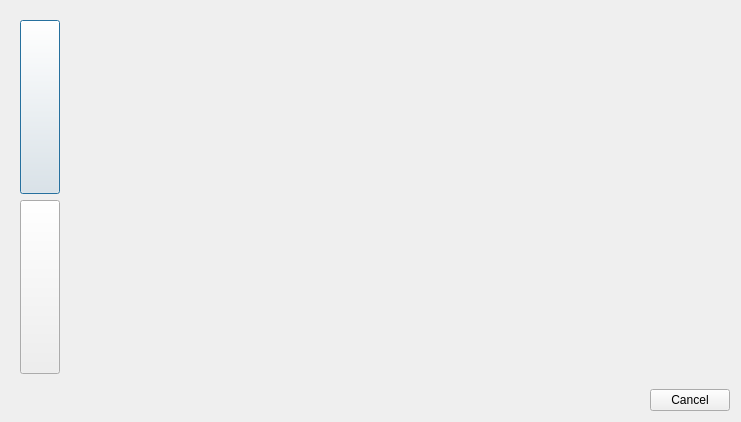
<?xml version="1.0" encoding="UTF-8"?>
<ui version="4.0">
 <class>NewConnectionWindow</class>
 <widget class="QDialog" name="NewConnectionWindow">
  <property name="geometry">
   <rect>
    <x>0</x>
    <y>0</y>
    <width>741</width>
    <height>422</height>
   </rect>
  </property>
  <property name="windowTitle">
   <string>Dialog</string>
  </property>
  <layout class="QVBoxLayout" name="verticalLayout" stretch="0,1">
   <item>
    <layout class="QHBoxLayout" name="horizontalLayout" stretch="0,1">
     <item>
      <widget class="QWidget" name="connectionTypeContainer" native="true">
       <property name="enabled">
        <bool>true</bool>
       </property>
       <property name="sizePolicy">
        <sizepolicy hsizetype="Expanding" vsizetype="Expanding">
         <horstretch>0</horstretch>
         <verstretch>0</verstretch>
        </sizepolicy>
       </property>
       <layout class="QFormLayout" name="formLayout">
        <item row="0" column="0">
         <widget class="QPushButton" name="btnMysqlConnection">
          <property name="sizePolicy">
           <sizepolicy hsizetype="Expanding" vsizetype="Expanding">
            <horstretch>0</horstretch>
            <verstretch>0</verstretch>
           </sizepolicy>
          </property>
          <property name="text">
           <string/>
          </property>
          <property name="icon">
           <iconset>
            <normalon>:/logos/mysql.png</normalon>
           </iconset>
          </property>
          <property name="iconSize">
           <size>
            <width>32</width>
            <height>32</height>
           </size>
          </property>
          <property name="autoDefault">
           <bool>true</bool>
          </property>
          <property name="default">
           <bool>false</bool>
          </property>
          <property name="flat">
           <bool>false</bool>
          </property>
         </widget>
        </item>
        <item row="1" column="0">
         <widget class="QPushButton" name="btnSqliteConnection">
          <property name="sizePolicy">
           <sizepolicy hsizetype="Expanding" vsizetype="Expanding">
            <horstretch>0</horstretch>
            <verstretch>0</verstretch>
           </sizepolicy>
          </property>
          <property name="text">
           <string/>
          </property>
          <property name="icon">
           <iconset>
            <normalon>:/logos/sqlite.png</normalon>
           </iconset>
          </property>
          <property name="iconSize">
           <size>
            <width>32</width>
            <height>32</height>
           </size>
          </property>
         </widget>
        </item>
       </layout>
      </widget>
     </item>
     <item>
      <widget class="QWidget" name="verticalWidget" native="true">
       <property name="sizePolicy">
        <sizepolicy hsizetype="Expanding" vsizetype="Expanding">
         <horstretch>0</horstretch>
         <verstretch>0</verstretch>
        </sizepolicy>
       </property>
       <layout class="QVBoxLayout" name="verticalLayout_2"/>
      </widget>
     </item>
    </layout>
   </item>
   <item>
    <layout class="QHBoxLayout" name="horizontalLayout_2" stretch="0,0">
     <property name="spacing">
      <number>0</number>
     </property>
     <property name="sizeConstraint">
      <enum>QLayout::SetMinimumSize</enum>
     </property>
     <item>
      <spacer name="horizontalSpacer">
       <property name="orientation">
        <enum>Qt::Horizontal</enum>
       </property>
       <property name="sizeType">
        <enum>QSizePolicy::Expanding</enum>
       </property>
       <property name="sizeHint" stdset="0">
        <size>
         <width>0</width>
         <height>0</height>
        </size>
       </property>
      </spacer>
     </item>
     <item>
      <widget class="QPushButton" name="pushButton_3">
       <property name="sizePolicy">
        <sizepolicy hsizetype="Fixed" vsizetype="Fixed">
         <horstretch>0</horstretch>
         <verstretch>0</verstretch>
        </sizepolicy>
       </property>
       <property name="text">
        <string>Cancel</string>
       </property>
      </widget>
     </item>
    </layout>
   </item>
  </layout>
 </widget>
 <resources/>
 <connections/>
</ui>
